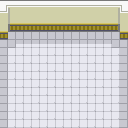

A level layout from a 2D game, rendered from its tile map. Below: a short description, then the map file with its tile-grid data intact:
An orthogonal 8x8 tile map with 16x16 px tiles, 1 tile layer (Tile Layer 1).

<map version="1.4" tiledversion="1.4.2" orientation="orthogonal" renderorder="right-down" width="8" height="8" tilewidth="16" tileheight="16" infinite="0" nextlayerid="2" nextobjectid="1">
 <tileset firstgid="1" source="tiles_lab.tsx" />
 <layer id="1" name="Tile Layer 1" width="8" height="8">
  <data encoding="csv">
1,2,2,2,2,2,2,3,
41,42,42,42,42,42,42,43,
81,82,82,82,82,82,82,83,
124,201,201,201,201,201,201,126,
124,201,201,201,201,201,201,126,
124,201,201,201,201,201,201,126,
124,201,201,201,201,201,201,126,
124,201,201,201,201,201,201,126
</data>
 </layer>
</map>
